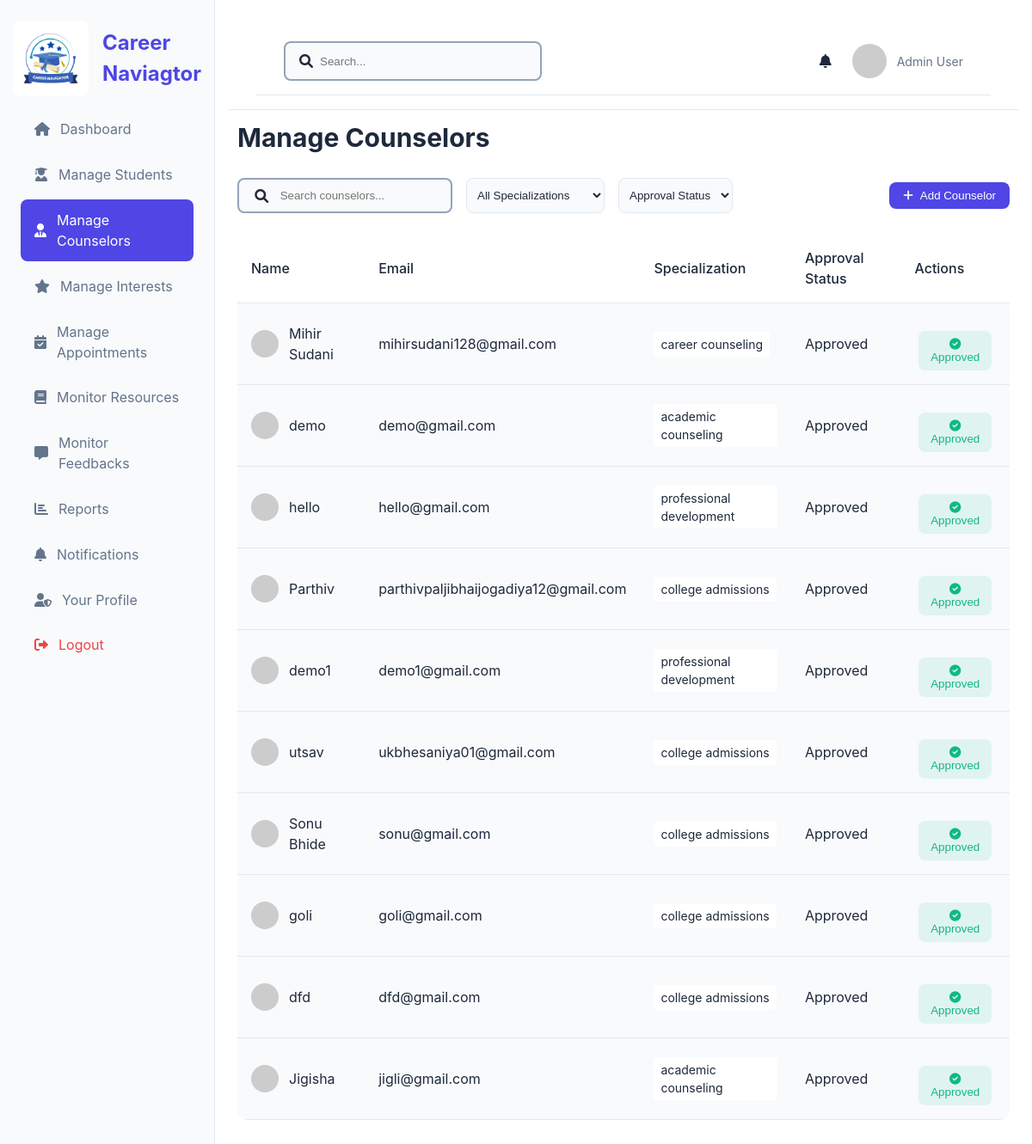
/counselors, run on the app's committed database.
### model.py (models this page shows)
class Counselor(db.Model):
    __tablename__ = 'counselors'
    id = db.Column(db.Integer, primary_key=True, autoincrement=True)
    full_name = db.Column(db.String(150), nullable=False)
    email = db.Column(db.String(150), unique=True, nullable=False)
    password = db.Column(db.String(255), nullable=False)
    contact_number = db.Column(db.String(15), nullable=False)
    specialization = db.Column(db.String(50), nullable=False)
    bio = db.Column(db.String(500), nullable=False)
    profile_picture = db.Column(db.String(255), nullable=True)
    approval_status = db.Column(db.String(20), nullable=False, default='pending')
    verification_code = db.Column(db.Integer, nullable=False,default=0)
    created_at = db.Column(db.DateTime, nullable=False, default=datetime.now(timezone.utc))
    feedbacks = db.relationship('Feedback', back_populates='counselor')
    schedules = db.relationship('CounselorSchedule', back_populates='counselor', cascade="all, delete-orphan")

### app.py (the view)
@app.route('/counselors')
def counselors():
    counselors = Counselor.query.all()
    return render_template('admin/manage_counselor.html', active_page='counselors',counselors=counselors)

### templates/admin/manage_counselor.html (shortened to what this page needs)
{% extends 'admin/base.html' %}
{% block content %}
    <h2 class="section-title">Manage Counselors</h2>
    <div class="table-actions">
        <div class="search-filters">
            <div class="search-box">
                <i class="fas fa-search"></i>
                <input type="text" placeholder="Search counselors...">
            </div>
            <select class="filter-select">
                <option value="">All Specializations</option>
            </select>
            <select class="filter-select">
                <option value="">Approval Status</option>
            </select>
        </div>
        <button class="add-btn" data-modal="addCounselorModal">
            <i class="fas fa-plus"></i> Add Counselor
        </button>
    </div>
    <div class="table-container">
        <table class="data-table">
            <thead>
                <tr>
                    <th>Name</th>
                    <th>Email</th>
                    <th>Specialization</th>
                    <th>Approval Status</th>
                    <th>Actions</th>
                </tr>
            </thead>
            <tbody>
                {% for counselor in counselors %}
                    <tr>
                        <td>
                            <div class="user-info">
                                <img src="https://ui-avatars.com/api/?name={{ counselor.full_name | urlencode }}"
                                     alt="{{ counselor.full_name }}"
                                     class="counselor-profile"
                                     data-profile="{{ counselor.profile_picture }}">
                                <span>{{ counselor.full_name }}</span>
                            </div>
                        </td>
                        <td>{{ counselor.email }}</td>
                        <td>
                            <div class="interest-tags">
                                <span class="tag">{{ counselor.specialization }}</span>
                            </div>
                        </td>
                        <td>
                            <span class="status-tag {{ 'approved' if counselor.approval_status == 'approved' else ('rejected' if counselor.approval_status == 'rejected' else 'pending') }}">
                                {{ counselor.approval_status | capitalize }}
                            </span>
                        </td>
                        <td>
                            <div class="action-buttons">
                                {% if counselor.approval_status == 'pending' %}
                                    <button class="approve-btn" data-id="{{ counselor.id }}"><i class="fas fa-check"></i> Approve</button>
                                    <button class="reject-btn" data-id="{{ counselor.id }}"><i class="fas fa-times"></i> Reject</button>
                                {% elif counselor.approval_status == 'approved' %}
                                    <button disabled class="approved-btn"><i class="fas fa-check-circle"></i> Approved</button>
                                {% elif counselor.approval_status == 'rejected' %}
                                    <button disabled class="rejected-btn"><i class="fas fa-times-circle"></i> Rejected</button>
                                {% endif %}
                            </div>
                        </td>
                    </tr>
                {% endfor %}
            </tbody>
        </table>
    </div>
{% endblock %}

### static/css/admin/base.css (style rules this page uses)
:root { --bg-primary-light: #ffffff; --bg-secondary-light: #f8fafc; --text-primary-light: #1e293b; --text-secondary-light: #64748b; --border-light: #e2e8f0; --primary-color: #4f46e5; --primary-hover: #4338ca; --success-color: #10b981; --warning-color: #f59e0b; --danger-color: #ef4444; --info-color: #3b82f6; --bg-primary-dark: #0f172a; --bg-secondary-dark: #1e293b; --text-primary-dark: #f8fafc; --text-secondary-dark: #94a3b8; --border-dark: #334155; }
* { margin: 0; padding: 0; box-sizing: border-box; }
body { font-family: -apple-system, BlinkMacSystemFont, 'Segoe UI', Roboto, Oxygen, Ubuntu, Cantarell, sans-serif; background-color: var(--bg-primary-light); color: var(--text-primary-light); line-height: 1.5; transition: background-color 0.3s, color 0.3s; }
.section-title { margin-bottom: 1.5rem; font-size: 1.875rem; }
.action-buttons { display: grid; grid-template-columns: repeat(auto-fit, minmax(200px, 1fr)); gap: 1rem; margin-top: 1rem; }
.table-actions { display: flex; justify-content: space-between; align-items: center; margin-bottom: 1.5rem; }
.search-filters { display: flex; gap: 1rem; }
.search-box { display: flex; justify-content: space-evenly; align-items: center; gap: 0.5rem; background-color: var(--bg-secondary-light); padding: 0.5rem 1rem; border: 2px solid var(--text-secondary-dark); border-radius: 8px; width: 250px; position: relative; }
.search-box input { outline: none; border: none; background: none; padding: 3px; }
.filter-select { padding: 0.5rem; border: 1px solid var(--border-light); border-radius: 8px; background-color: var(--bg-secondary-light); color: inherit; }
.add-btn { display: flex; align-items: center; gap: 0.5rem; padding: 0.5rem 1rem; background-color: var(--primary-color); border: none; border-radius: 8px; cursor: pointer; color: white; transition: background-color 0.2s ease; text-decoration: none; }
.table-container { background-color: var(--bg-secondary-light); border-radius: 12px; overflow: hidden; margin-bottom: 1.5rem; }
.data-table { width: 100%; border-collapse: collapse; }
.data-table th, .data-table td { padding: 1rem; text-align: left; border-bottom: 1px solid var(--border-light); }
.data-table th { background-color: var(--bg-primary-light); font-weight: 500; }
.user-info { display: flex; align-items: center; gap: 0.75rem; }
.user-info img { width: 32px; height: 32px; border-radius: 50%; }
.interest-tags { display: flex; gap: 0.5rem; }
.tag { padding: 0.25rem 0.5rem; background-color: var(--bg-primary-light); border-radius: 4px; font-size: 0.875rem; }
.action-buttons { display: flex; gap: 0.5rem; }
.approved-btn { background-color: rgba(16, 185, 129, 0.1); color: var(--success-color); border: none; padding: 8px 10px; border-radius: 8px; cursor: not-allowed; margin: 0 5px; }

### data on the page
Counselor: full_name "Mihir Sudani", email "mihirsudani128@gmail.com", specialization "career counseling", approval_status "Approved"
Counselor: full_name "demo", email "demo@gmail.com", specialization "academic counseling", approval_status "Approved"
Counselor: full_name "hello", email "hello@gmail.com", specialization "professional development", approval_status "Approved"
Counselor: full_name "Parthiv", email "parthivpaljibhaijogadiya12@gmail.com", specialization "college admissions", approval_status "Approved"
Counselor: full_name "demo1", email "demo1@gmail.com", specialization "professional development", approval_status "Approved"
Counselor: full_name "utsav", email "ukbhesaniya01@gmail.com", specialization "college admissions", approval_status "Approved"
Counselor: full_name "Sonu Bhide", email "sonu@gmail.com", specialization "college admissions", approval_status "Approved"
Counselor: full_name "goli", email "goli@gmail.com", specialization "college admissions", approval_status "Approved"
Counselor: full_name "dfd", email "dfd@gmail.com", specialization "college admissions", approval_status "Approved"
Counselor: full_name "Jigisha", email "jigli@gmail.com", specialization "academic counseling", approval_status "Approved"
